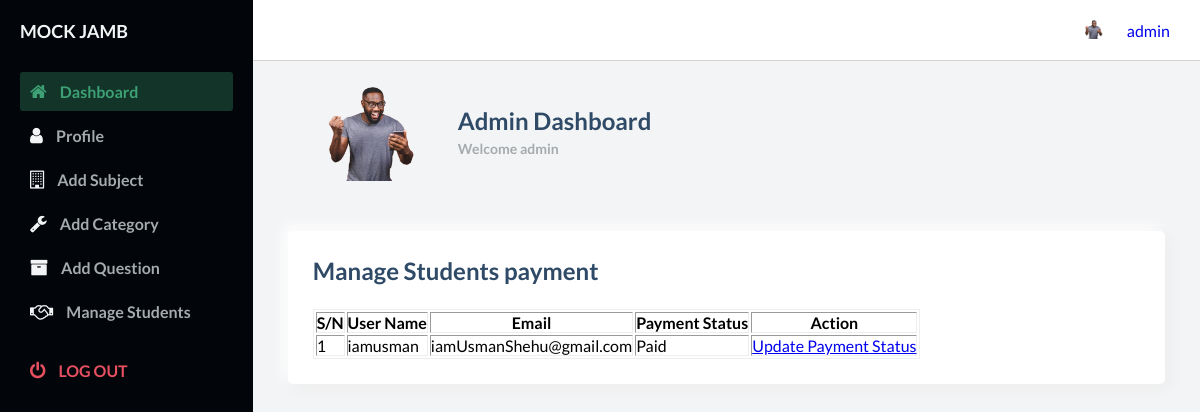
The page /manage_students.php (signed in) on the database its author committed.
### tables this page shows
CREATE TABLE `users` (
  `id` int(11) NOT NULL,
  `username` varchar(100) NOT NULL,
  `password` varchar(255) NOT NULL,
  `role` enum('Admin','Student') NOT NULL,
  `image` varchar(255) DEFAULT NULL,
  `email` varchar(100) NOT NULL,
  `payment_status` enum('Paid','Unpaid') DEFAULT 'Unpaid'
);

### manage_students.php (the view, shortened to what this page needs)
<?php
$conn = new mysqli('localhost', 'root', '', 'mock_jamb_db');
$students = $conn->query("SELECT * FROM users WHERE role = 'Student'");
?>
<!DOCTYPE html>
<html lang="en">
  <head>
    <link
      rel="stylesheet"
      href="https://stackpath.bootstrapcdn.com/font-awesome/4.7.0/css/font-awesome.min.css"
    />
    <link rel="stylesheet" href="styles.css" />
  </head>
  <body id="body">
    <div class="container">
    <?php include 'navbar.php';?>
      <main>
        <div class="main__container">
          <div class="main__title">
            <img src="<?=$_SESSION['image']?>" alt="" />
            <div class="main__greeting">
              <h1>Admin Dashboard</h1>
              <p>Welcome <?=$_SESSION['username']?></p>
            </div>
          </div>
        <div class="charts">
            <div class="charts__left"style='width: 100%!important;'>
              <div class="charts__left__title">
                <div>
                  <h1>Manage Students payment</h1><br>
                </div>
              </div>
                <?php
                    echo "<table border='1'>
                    <tr>
                        <th>S/N</th>
                        <th>User Name</th>
                        <th>Email</th>
                        <th>Payment Status</th>
                        <th>Action</th>
                    </tr>";
                    $i = 1;
                    while ($row = $students->fetch_assoc()) {
                        echo "<tr>
                            <td>" . $i++ . "</td>
                            <td>" . $row['username'] . "</td>
                            <td>" . $row['email'] . "</td>
                            <td>" . ($row['payment_status'] ? 'Paid' : 'Pending') . "</td>
                            <td><a href='update_payment.php?id=" . $row['id'] . "'>Update Payment Status</a></td>
                        </tr>";
                    }
                    echo "</table>";
                ?>
              </div>
                </div>
        </div>
      </main>
   <?php include 'sidebar.php';?>
  </body>
</html>

### styles.css (style rules this page uses)
* { margin: 0; padding: 0; }
body { box-sizing: border-box; font-family: "Lato", sans-serif; }
.container { display: grid; height: 100vh; grid-template-columns: 0.8fr 1fr 1fr 1fr; grid-template-rows: 0.2fr 3fr; grid-template-areas: "sidebar nav nav nav" "sidebar main main main"; }
main { background: #f3f4f6; grid-area: main; overflow-y: auto; }
.main__container { padding: 20px 35px; }
.main__title { display: flex; align-items: center; }
.main__title > img { max-height: 100px; object-fit: contain; margin-right: 20px; }
.main__greeting > h1 { font-size: 24px; color: #2e4a66; margin-bottom: 5px; }
.main__greeting > p { font-size: 14px; font-weight: 700; color: #a5aaad; }
.charts { display: grid; grid-template-columns: 1fr 1fr; gap: 30px; margin-top: 50px; }
.charts__left { padding: 25px; border-radius: 5px; background: #ffffff; box-shadow: 5px 5px 13px #ededed, -5px -5px 13px #ffffff; }
.charts__left__title { display: flex; align-items: center; justify-content: space-between; }
.charts__left__title > div > h1 { font-size: 24px; color: #2e4a66; margin-bottom: 5px; }

### manage_students.php (style rules this page uses)
table { border: 1px solid #eee; }
.charts { display: flex; grid-template-columns: 1fr 1fr; gap: 30px; margin-top: 50px; }

### rows shown on the page
users: username "iamusman", email "iamUsmanShehu@gmail.com", payment_status "Paid"

### other values the page prints
$_SESSION['username'] "admin"
